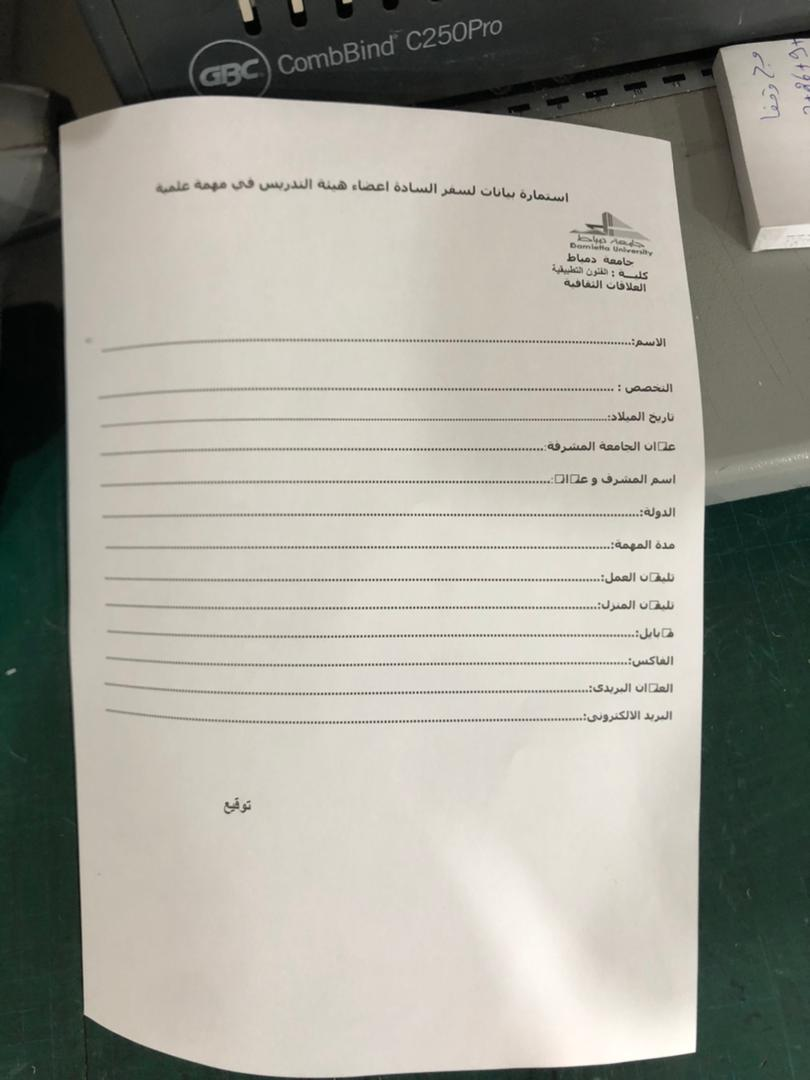
#> input picture data/corpus/administrative_form/00121.jpeg, 810 x 1080 px
$ python -i image_enhancer.py   (imports and definitions only)
#> lines starting #> are read from the running program, lines starting #| are printed output that depends on the picture
#> further down, picture is the input picture: shape (1080, 810, 3); mean B, G, R 148.8, 158.5, 159.5
"""Advanced image preprocessing for OCR text regions.

Provides multi-stage enhancement pipeline:
1. Bilateral filtering (edge-preserving denoise)
2. CLAHE contrast enhancement
3. Sauvola adaptive binarization
4. Morphological cleanup
"""

import cv2
import numpy as np
from skimage.filters import threshold_sauvola


class ImageEnhancer:
    """Advanced OpenCV + scikit-image enhancement for OCR text regions."""

    def __init__(
        self,
        use_clahe: bool = True,
        use_denoise: bool = True,
        use_binarization: bool = False,
        use_bilateral: bool = True,
    ):
        self.use_clahe = use_clahe
        self.use_denoise = use_denoise
        self.use_binarization = use_binarization
        self.use_bilateral = use_bilateral

        # CLAHE (Contrast Limited Adaptive Histogram Equalization)
        if self.use_clahe:
            self.clahe = cv2.createCLAHE(clipLimit=2.0, tileGridSize=(8, 8))

    # [54 lines left out: function enhance_crop, not called in this run]

    def enhance_crop_arabic(self, image: np.ndarray, target_height: int = 128) -> np.ndarray:
        """Apply Arabic-optimized enhancement to a BGR image crop.

        Arabic script has many small dots, diacritics, and complex ligatures
        that get lost in small crops. This pipeline:
        1. Upscales small crops so EasyOCR can distinguish fine details
        2. Applies bilateral filtering to clean noise while preserving edges
        3. Uses CLAHE for contrast enhancement
        4. Applies unsharp masking to sharpen strokes and dots

        Only used for the EasyOCR/Arabic branch. Does NOT affect PaddleOCR/French.

        Args:
            image: BGR numpy array of the cropped text region.
            target_height: Minimum height in pixels. Crops shorter than this
                will be upscaled proportionally.

        Returns:
            Enhanced BGR numpy array (3 channels).
        """
#> called with target_height = 128
        if image is None or image.size == 0:
            return image

        h, w = image.shape[:2]
#> h = 1080; w = 810

        # 1. Upscale small crops (Arabic dots/diacritics need at least ~128px height)
        if h < target_height:
            scale = target_height / h
            new_w = int(w * scale)
            new_h = int(h * scale)
            image = cv2.resize(image, (new_w, new_h), interpolation=cv2.INTER_CUBIC)

        # 2. Convert to grayscale
        if len(image.shape) == 3 and image.shape[2] == 3:
            gray = cv2.cvtColor(image, cv2.COLOR_BGR2GRAY)
        else:
            gray = image.copy()

        # 3. Bilateral filter (edge-preserving denoising — gentler settings for Arabic)
        gray = cv2.bilateralFilter(gray, d=9, sigmaColor=75, sigmaSpace=75)
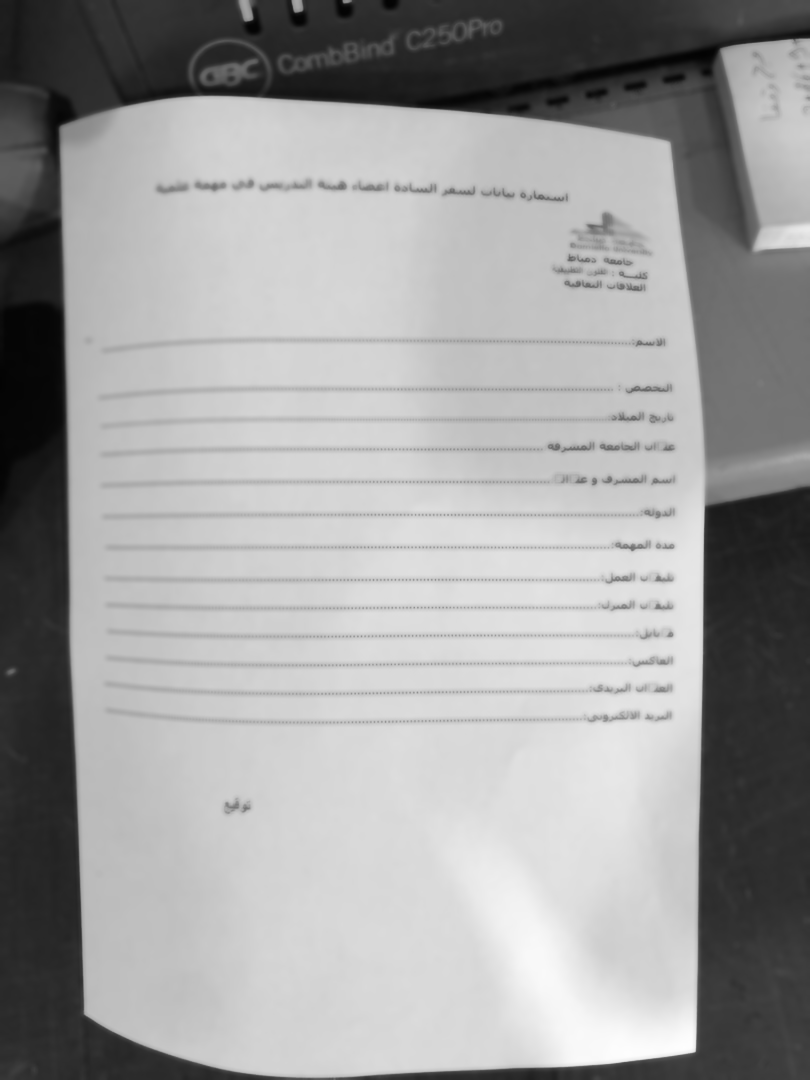
#> gray: shape (1080, 810); min 3, max 254, mean 157.9

        # 4. CLAHE contrast enhancement
        clahe = cv2.createCLAHE(clipLimit=3.0, tileGridSize=(8, 8))
        gray = clahe.apply(gray)
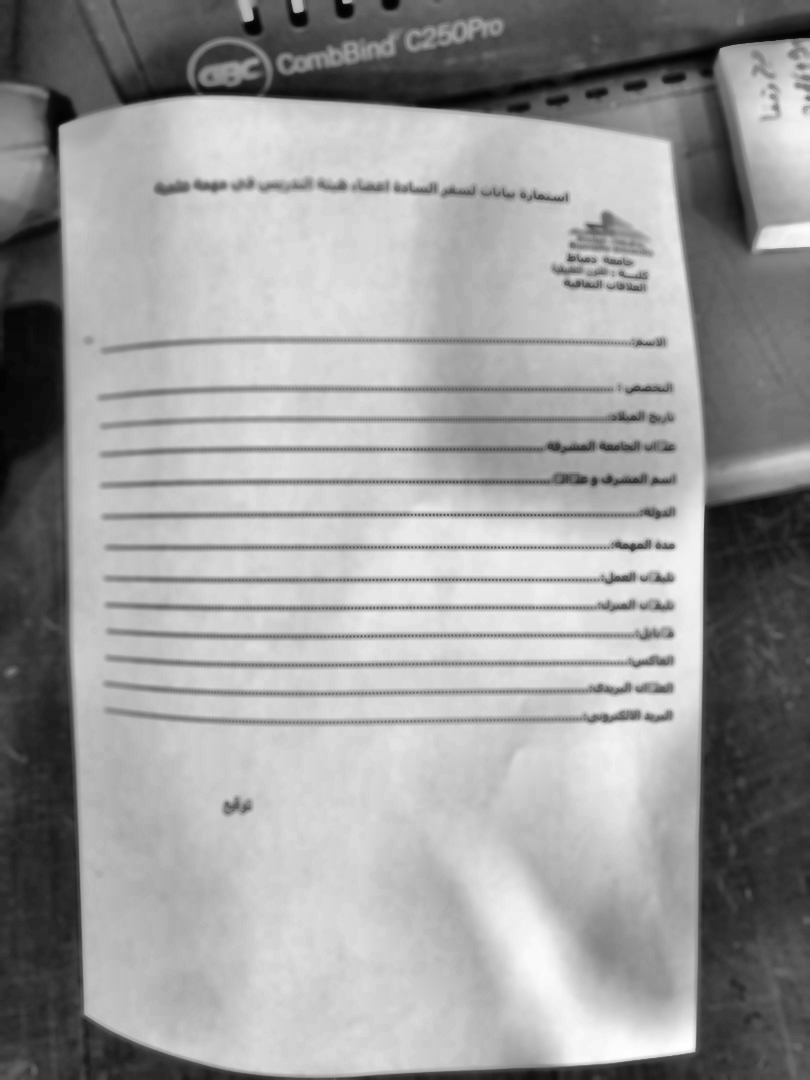
#> gray: shape (1080, 810); min 2, max 255, mean 155.7

        # 5. Unsharp masking — sharpens stroke edges and dots
        blurred = cv2.GaussianBlur(gray, (0, 0), sigmaX=2)
        gray = cv2.addWeighted(gray, 1.5, blurred, -0.5, 0)

        # Convert back to 3-channel BGR
        enhanced_bgr = cv2.cvtColor(gray, cv2.COLOR_GRAY2BGR)

        return enhanced_bgr

>>> import cv2
>>> picture = cv2.imread('../../data/corpus/administrative_form/00121.jpeg')
>>> result = ImageEnhancer().enhance_crop_arabic(picture)

$ run again, on data/corpus/administrative_form/00185.jpeg
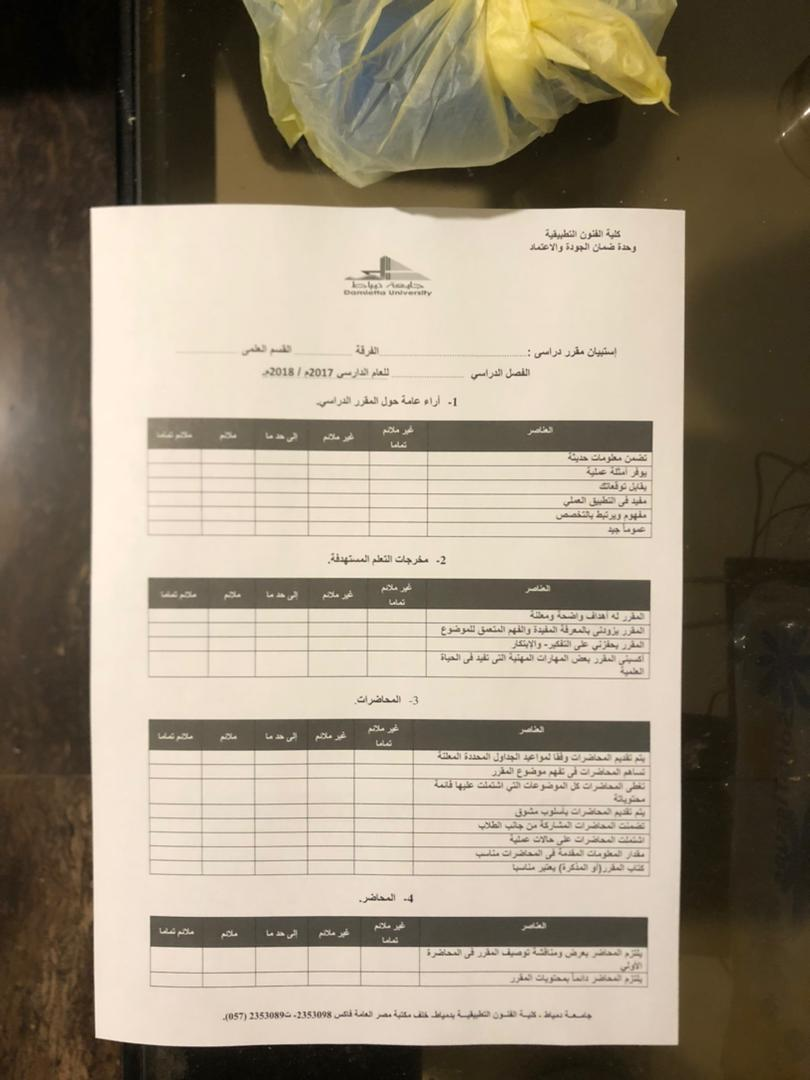
#> input picture data/corpus/administrative_form/00185.jpeg, 810 x 1080 px
#> picture is the input picture: shape (1080, 810, 3); mean B, G, R 120.9, 140.2, 152.3
#> in enhance_crop_arabic, `gray = cv2.cvtColor(image, cv2.COLOR_BGR2GRAY)`:
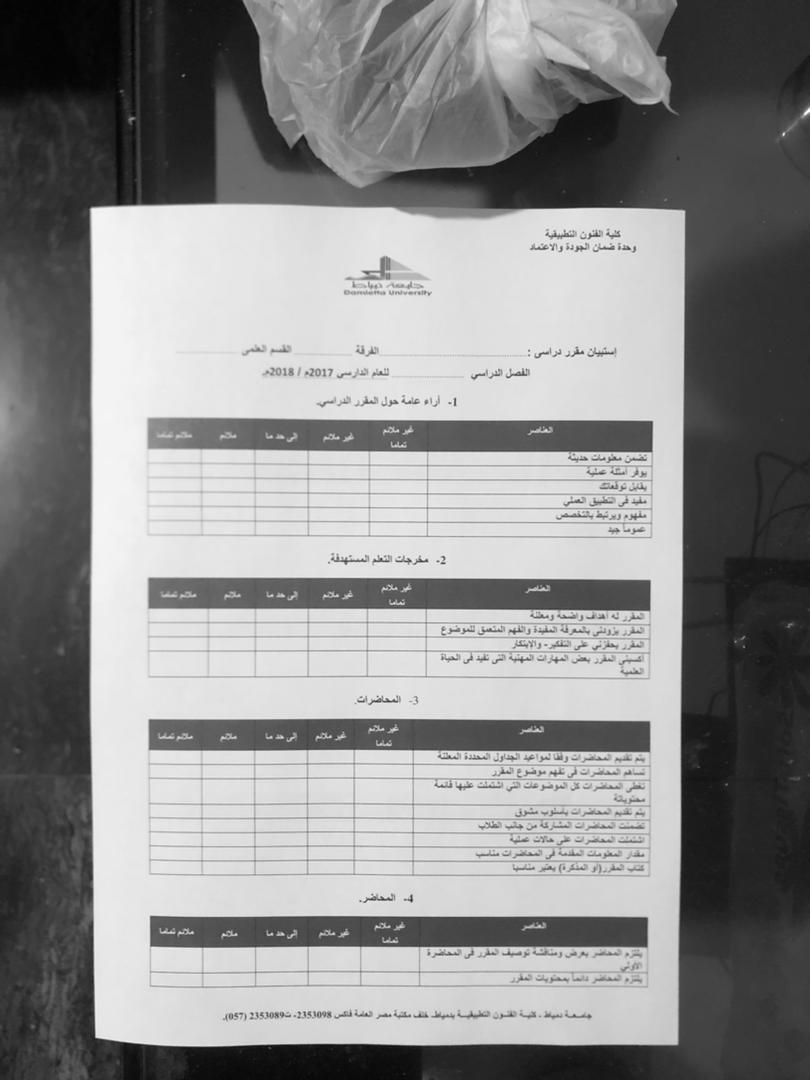
#> gray: shape (1080, 810); min 2, max 252, mean 141.7
#> in enhance_crop_arabic, `gray = clahe.apply(gray)`:
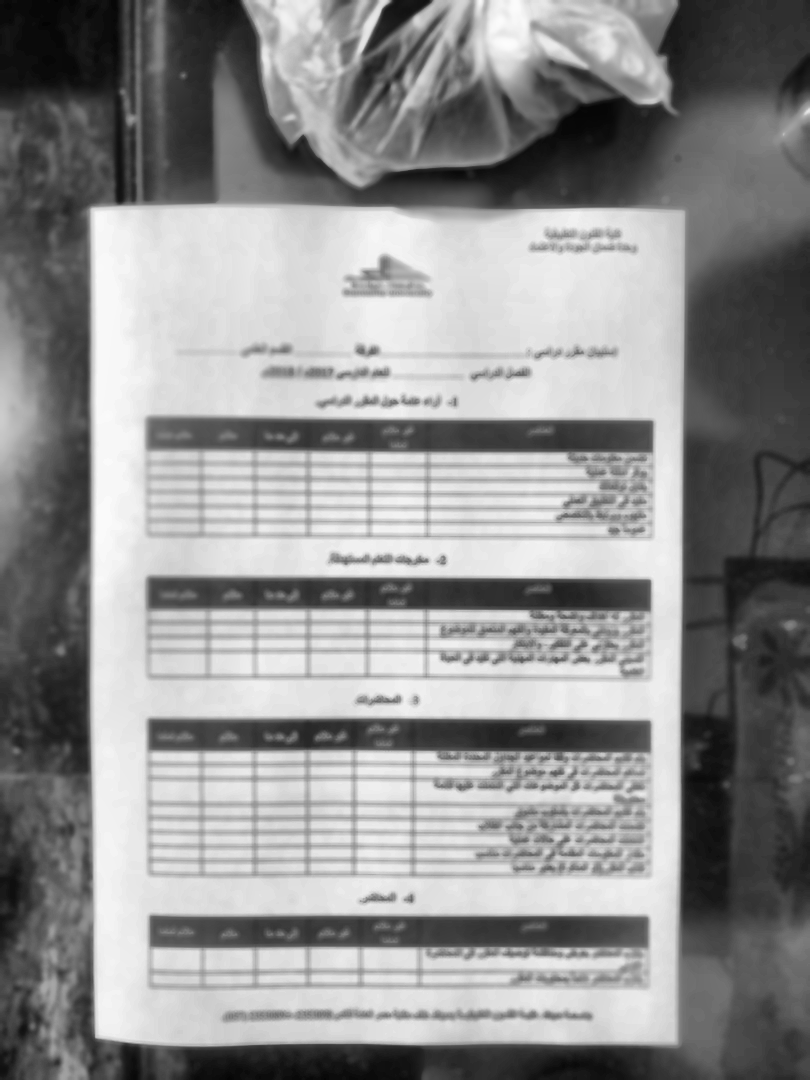
#> gray: shape (1080, 810); min 3, max 252, mean 143.4

$ run again, on data/corpus/administrative_form/00193.jpeg
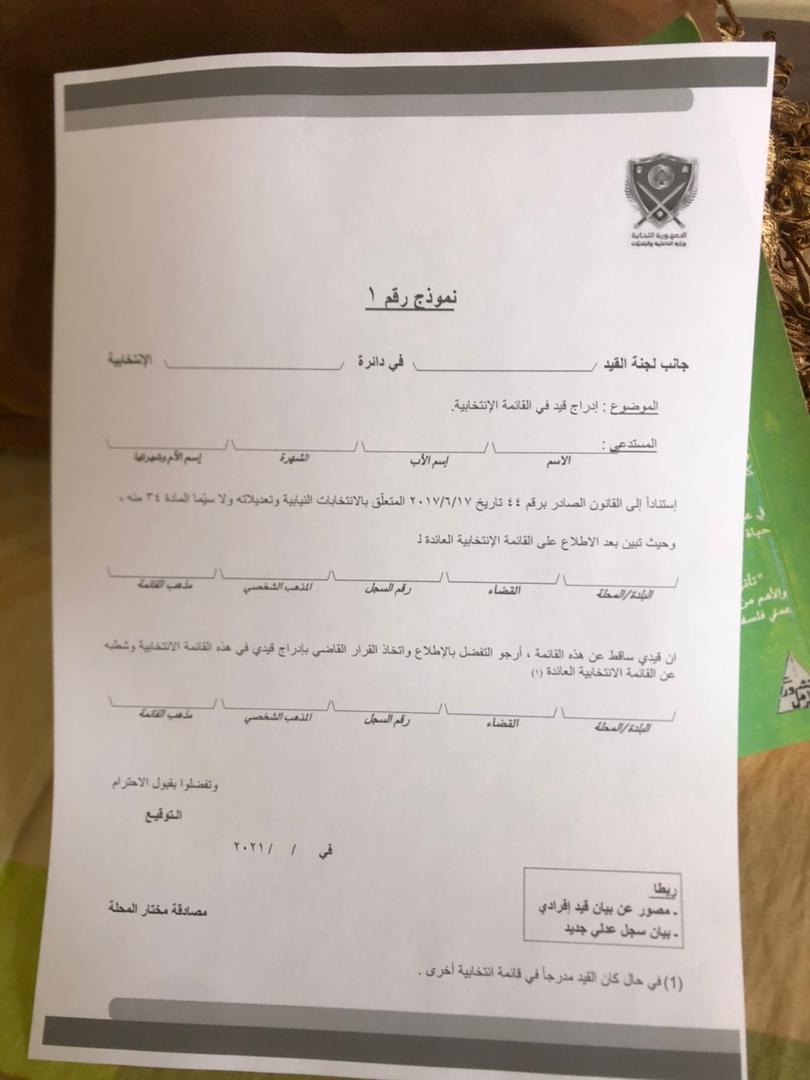
#> input picture data/corpus/administrative_form/00193.jpeg, 810 x 1080 px
#> picture is the input picture: shape (1080, 810, 3); mean B, G, R 158.4, 168.9, 178.9
#> in enhance_crop_arabic, `gray = cv2.cvtColor(image, cv2.COLOR_BGR2GRAY)`:
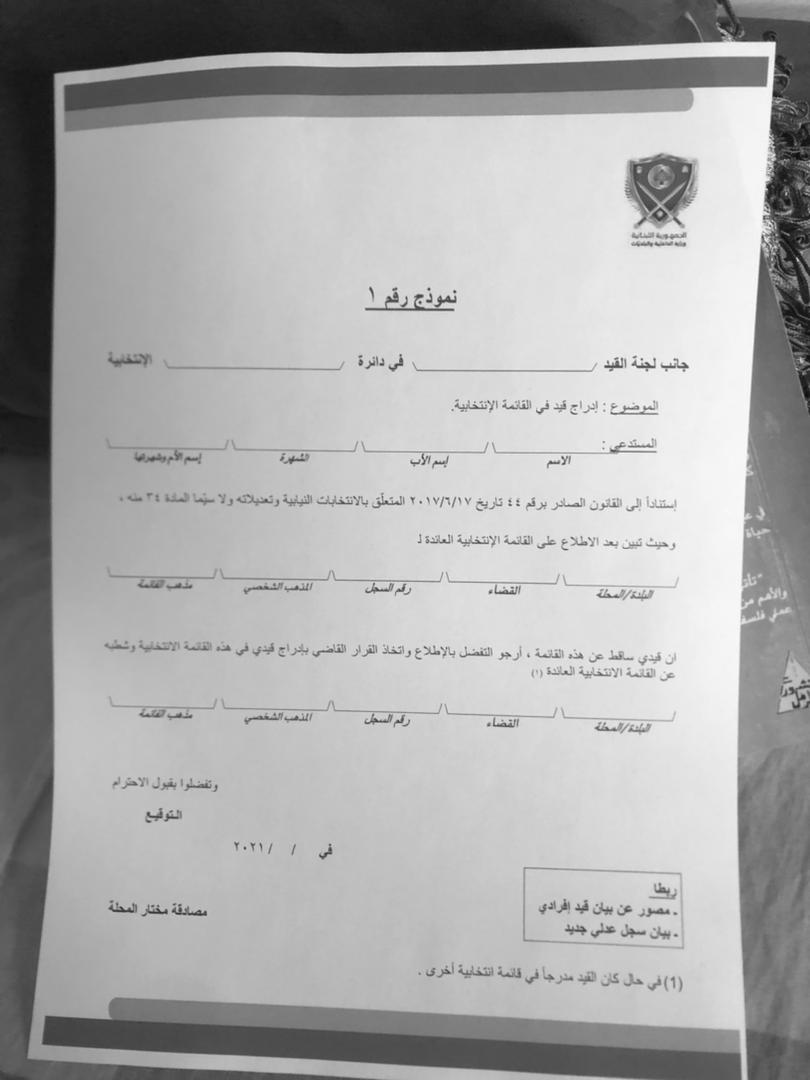
#> gray: shape (1080, 810); min 10, max 254, mean 170.7
#> in enhance_crop_arabic, `gray = clahe.apply(gray)`:
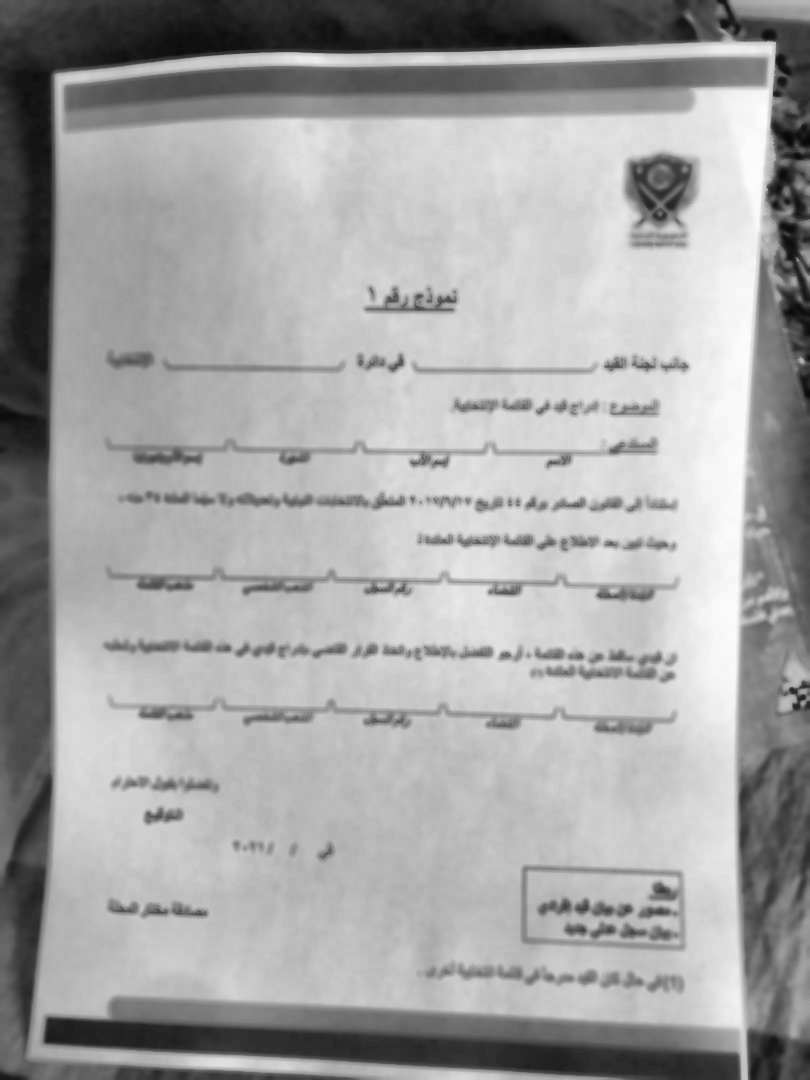
#> gray: shape (1080, 810); min 7, max 252, mean 163.7

$ run again, on data/corpus/administrative_form/00601.jpeg
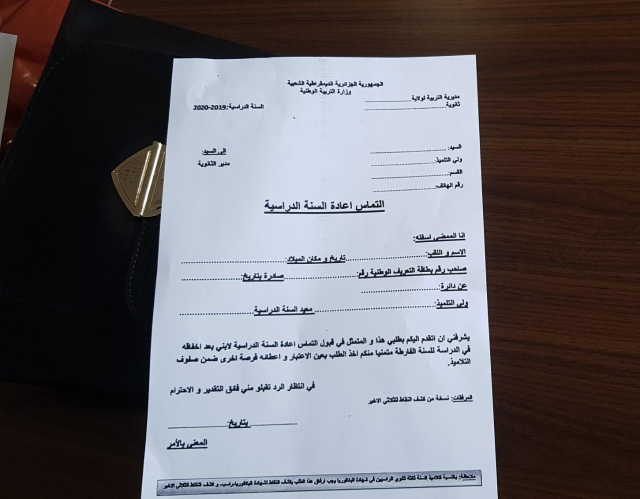
#> input picture data/corpus/administrative_form/00601.jpeg, 1280 x 997 px (shown at 1/2 size)
#> picture is the input picture: shape (997, 1280, 3); mean B, G, R 106.5, 101.9, 104.6
#> in enhance_crop_arabic, `gray = cv2.cvtColor(image, cv2.COLOR_BGR2GRAY)`:
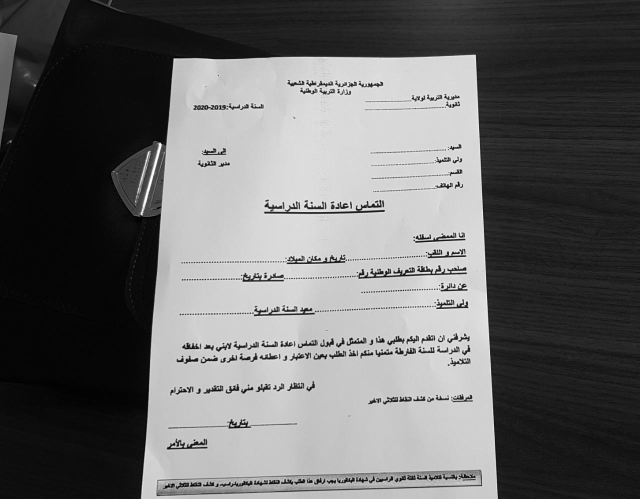
#> gray: shape (997, 1280) (shown at 1/2 size); min 0, max 255, mean 103.2
#> in enhance_crop_arabic, `gray = clahe.apply(gray)`:
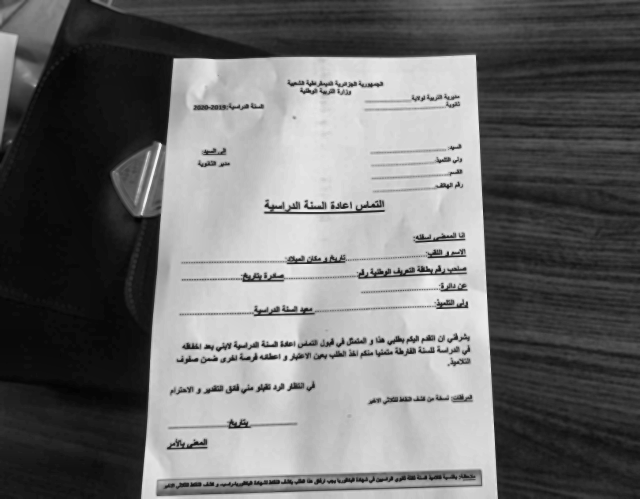
#> gray: shape (997, 1280) (shown at 1/2 size); min 3, max 243, mean 109.7
